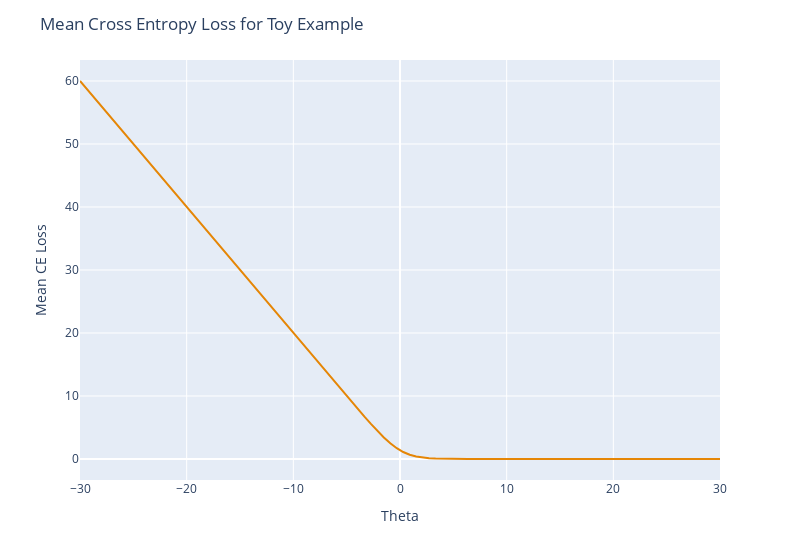

Notebook cell for this chart:
### Code cell
thetas = np.linspace(-30, 30, 100)
fig = px.line(x=thetas, y = [mean_cross_entropy_loss_toy(theta) for theta in thetas])
fig.update_layout(xaxis_title="Theta", yaxis_title="Mean CE Loss",
                  title="Mean Cross Entropy Loss for Toy Example")
